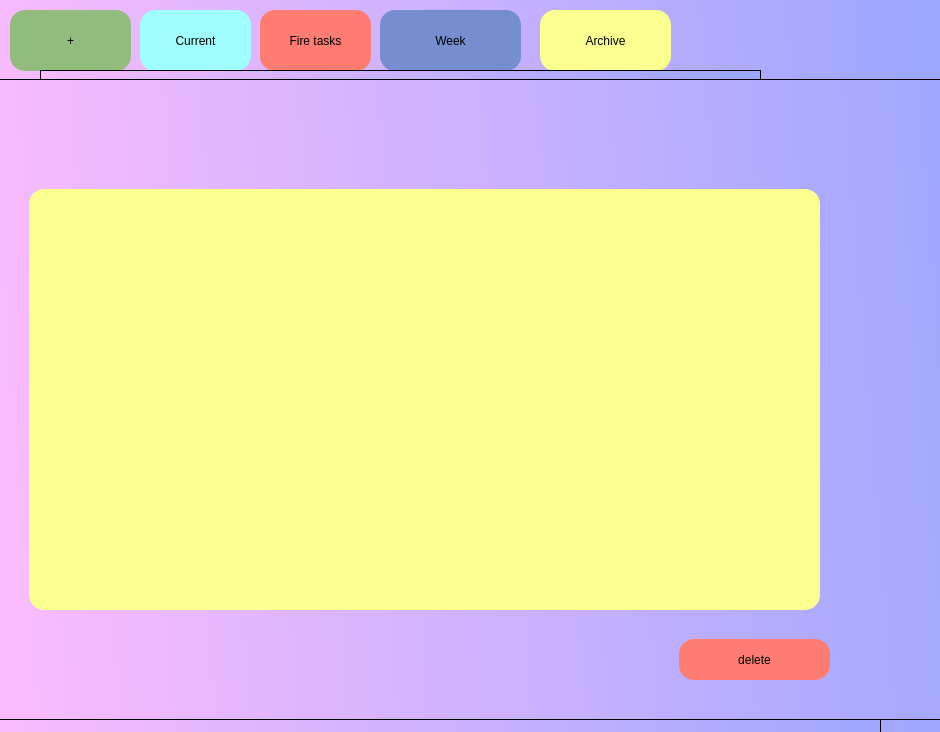
<?xml version="1.0" encoding="UTF-8"?>
<ui version="4.0">
 <class>MainWindow</class>
 <widget class="QMainWindow" name="MainWindow">
  <property name="geometry">
   <rect>
    <x>0</x>
    <y>0</y>
    <width>940</width>
    <height>732</height>
   </rect>
  </property>
  <property name="windowTitle">
   <string>MainWindow</string>
  </property>
  <property name="styleSheet">
   <string notr="true">background-color: qlineargradient(spread:pad, x1:0, y1:0.5, x2:1, y2:0.449, stop:0 rgba(250, 187, 254, 255), stop:1 rgba(156, 167, 255, 255));</string>
  </property>
  <widget class="QWidget" name="centralwidget">
   <widget class="QPushButton" name="addButton">
    <property name="geometry">
     <rect>
      <x>10</x>
      <y>10</y>
      <width>121</width>
      <height>61</height>
     </rect>
    </property>
    <property name="styleSheet">
     <string notr="true">background-color: rgb(145, 188, 125);
font: 75 24pt &quot;MS Shell Dlg 2&quot;;
border-radius: 15px;</string>
    </property>
    <property name="text">
     <string>+</string>
    </property>
   </widget>
   <widget class="QPushButton" name="currButton">
    <property name="geometry">
     <rect>
      <x>140</x>
      <y>10</y>
      <width>111</width>
      <height>61</height>
     </rect>
    </property>
    <property name="styleSheet">
     <string notr="true">font: 75 14pt &quot;MS Shell Dlg 2&quot;;
background-color: rgb(160, 254, 255);
border-radius: 15px;</string>
    </property>
    <property name="text">
     <string>Current</string>
    </property>
   </widget>
   <widget class="QPushButton" name="fireTaskButton">
    <property name="geometry">
     <rect>
      <x>260</x>
      <y>10</y>
      <width>111</width>
      <height>61</height>
     </rect>
    </property>
    <property name="styleSheet">
     <string notr="true">font: 75 14pt &quot;MS Shell Dlg 2&quot;;
background-color: rgb(255, 124, 115);
border-radius: 15px;
border-color: rgb(255, 115, 0);</string>
    </property>
    <property name="text">
     <string>Fire tasks</string>
    </property>
   </widget>
   <widget class="QPushButton" name="weekButton">
    <property name="geometry">
     <rect>
      <x>380</x>
      <y>10</y>
      <width>141</width>
      <height>61</height>
     </rect>
    </property>
    <property name="styleSheet">
     <string notr="true">font: 75 14pt &quot;MS Shell Dlg 2&quot;;
background-color: rgb(118, 141, 206);
border-radius: 15px;</string>
    </property>
    <property name="text">
     <string>Week</string>
    </property>
   </widget>
   <widget class="QPushButton" name="archiveButton">
    <property name="geometry">
     <rect>
      <x>540</x>
      <y>10</y>
      <width>131</width>
      <height>61</height>
     </rect>
    </property>
    <property name="styleSheet">
     <string notr="true">font: 75 14pt &quot;MS Shell Dlg 2&quot;;
background-color: rgb(250, 255, 144);
border-radius:15px;</string>
    </property>
    <property name="text">
     <string>Archive</string>
    </property>
   </widget>
   <widget class="QTableWidget" name="tableWidget">
    <property name="geometry">
     <rect>
      <x>50</x>
      <y>100</y>
      <width>661</width>
      <height>391</height>
     </rect>
    </property>
    <property name="styleSheet">
     <string notr="true">font: 75 14pt &quot;MS Shell Dlg 2&quot;;
background-color: qlineargradient(spread:pad, x1:0, y1:0, x2:1, y2:1, stop:0 rgba(190, 247, 255, 255), stop:1 rgba(184, 255, 207, 255));
border-radius:15px;</string>
    </property>
    <row>
     <property name="text">
      <string>1</string>
     </property>
    </row>
    <row>
     <property name="text">
      <string>2</string>
     </property>
    </row>
    <row>
     <property name="text">
      <string>3</string>
     </property>
    </row>
    <row>
     <property name="text">
      <string>4</string>
     </property>
    </row>
    <row>
     <property name="text">
      <string>5</string>
     </property>
    </row>
    <row>
     <property name="text">
      <string>6</string>
     </property>
    </row>
    <row>
     <property name="text">
      <string>7</string>
     </property>
    </row>
    <row>
     <property name="text">
      <string>8</string>
     </property>
    </row>
    <row>
     <property name="text">
      <string>9</string>
     </property>
    </row>
    <column>
     <property name="text">
      <string>task</string>
     </property>
    </column>
    <column>
     <property name="text">
      <string>deadline</string>
     </property>
    </column>
    <column>
     <property name="text">
      <string>time</string>
     </property>
    </column>
    <column>
     <property name="text">
      <string>difficult</string>
     </property>
    </column>
    <column>
     <property name="text">
      <string>resourses</string>
     </property>
    </column>
   </widget>
   <widget class="QFrame" name="frame">
    <property name="geometry">
     <rect>
      <x>40</x>
      <y>70</y>
      <width>721</width>
      <height>481</height>
     </rect>
    </property>
    <property name="frameShape">
     <enum>QFrame::StyledPanel</enum>
    </property>
    <property name="frameShadow">
     <enum>QFrame::Raised</enum>
    </property>
    <widget class="QLabel" name="lblTaskName">
     <property name="geometry">
      <rect>
       <x>10</x>
       <y>20</y>
       <width>121</width>
       <height>41</height>
      </rect>
     </property>
     <property name="styleSheet">
      <string notr="true">font: 75 14pt &quot;MS Shell Dlg 2&quot;;
background-color: rgb(118, 141, 206);
border-radius: 15px;</string>
     </property>
     <property name="text">
      <string>Task name</string>
     </property>
    </widget>
    <widget class="QLabel" name="deadlineTask">
     <property name="geometry">
      <rect>
       <x>10</x>
       <y>90</y>
       <width>101</width>
       <height>41</height>
      </rect>
     </property>
     <property name="styleSheet">
      <string notr="true">font: 75 14pt &quot;MS Shell Dlg 2&quot;;
background-color: rgb(118, 141, 206);
border-radius: 15px;</string>
     </property>
     <property name="text">
      <string>Deadline</string>
     </property>
    </widget>
    <widget class="QLabel" name="lblDiff">
     <property name="geometry">
      <rect>
       <x>10</x>
       <y>160</y>
       <width>101</width>
       <height>41</height>
      </rect>
     </property>
     <property name="styleSheet">
      <string notr="true">font: 75 14pt &quot;MS Shell Dlg 2&quot;;
background-color: rgb(118, 141, 206);
border-radius: 15px;</string>
     </property>
     <property name="text">
      <string>Difficulty</string>
     </property>
    </widget>
    <widget class="QLabel" name="resoursesLbl">
     <property name="geometry">
      <rect>
       <x>10</x>
       <y>230</y>
       <width>111</width>
       <height>41</height>
      </rect>
     </property>
     <property name="styleSheet">
      <string notr="true">font: 75 14pt &quot;MS Shell Dlg 2&quot;;
background-color: rgb(118, 141, 206);
border-radius: 15px;</string>
     </property>
     <property name="text">
      <string>Resourses</string>
     </property>
    </widget>
    <widget class="QLineEdit" name="lineInputTask">
     <property name="geometry">
      <rect>
       <x>160</x>
       <y>20</y>
       <width>501</width>
       <height>51</height>
      </rect>
     </property>
     <property name="styleSheet">
      <string notr="true">font: 75 14pt &quot;MS Shell Dlg 2&quot;;
background-color: rgb(160, 254, 255);
border-radius: 15px;</string>
     </property>
    </widget>
    <widget class="QDateTimeEdit" name="deadlineTime">
     <property name="geometry">
      <rect>
       <x>160</x>
       <y>90</y>
       <width>251</width>
       <height>41</height>
      </rect>
     </property>
     <property name="styleSheet">
      <string notr="true">font: 75 14pt &quot;MS Shell Dlg 2&quot;;
background-color: rgb(160, 254, 255);
border-radius: 15px;</string>
     </property>
    </widget>
    <widget class="QSlider" name="difficultSlider">
     <property name="geometry">
      <rect>
       <x>170</x>
       <y>170</y>
       <width>160</width>
       <height>22</height>
      </rect>
     </property>
     <property name="styleSheet">
      <string notr="true">font: 75 14pt &quot;MS Shell Dlg 2&quot;;
background-color: rgb(160, 254, 255);
border-radius: 15px;</string>
     </property>
     <property name="orientation">
      <enum>Qt::Horizontal</enum>
     </property>
    </widget>
    <widget class="QLabel" name="outputCountDiff">
     <property name="geometry">
      <rect>
       <x>390</x>
       <y>170</y>
       <width>161</width>
       <height>31</height>
      </rect>
     </property>
     <property name="styleSheet">
      <string notr="true">font: 75 14pt &quot;MS Shell Dlg 2&quot;;
background-color: rgb(160, 254, 255);
border-radius: 15px;</string>
     </property>
     <property name="text">
      <string/>
     </property>
    </widget>
    <widget class="QTextBrowser" name="resoursesList">
     <property name="geometry">
      <rect>
       <x>160</x>
       <y>230</y>
       <width>471</width>
       <height>231</height>
      </rect>
     </property>
     <property name="styleSheet">
      <string notr="true">font: 75 14pt &quot;MS Shell Dlg 2&quot;;
background-color: qlineargradient(spread:pad, x1:0, y1:0, x2:1, y2:1, stop:0 rgba(249, 249, 163, 255), stop:1 rgba(255, 226, 192, 255));
border-radius:15px;</string>
     </property>
    </widget>
    <widget class="QPushButton" name="bthAdd">
     <property name="geometry">
      <rect>
       <x>10</x>
       <y>370</y>
       <width>141</width>
       <height>51</height>
      </rect>
     </property>
     <property name="styleSheet">
      <string notr="true">background-color: rgb(145, 188, 125);
font: 75 20pt &quot;MS Shell Dlg 2&quot;;
border-radius: 15px;</string>
     </property>
     <property name="text">
      <string>Add task</string>
     </property>
    </widget>
    <widget class="QPushButton" name="pushButton">
     <property name="geometry">
      <rect>
       <x>480</x>
       <y>400</y>
       <width>141</width>
       <height>51</height>
      </rect>
     </property>
     <property name="styleSheet">
      <string notr="true">font: 75 10pt &quot;MS Shell Dlg 2&quot;;
background-color: rgb(255, 124, 115);
border-radius: 15px;
border-color: rgb(255, 115, 0);</string>
     </property>
     <property name="text">
      <string>Search resourses</string>
     </property>
    </widget>
   </widget>
   <widget class="QFrame" name="weekFrame">
    <property name="geometry">
     <rect>
      <x>-30</x>
      <y>110</y>
      <width>781</width>
      <height>521</height>
     </rect>
    </property>
    <property name="frameShape">
     <enum>QFrame::StyledPanel</enum>
    </property>
    <property name="frameShadow">
     <enum>QFrame::Raised</enum>
    </property>
    <widget class="QLabel" name="todayLbl">
     <property name="geometry">
      <rect>
       <x>20</x>
       <y>30</y>
       <width>71</width>
       <height>41</height>
      </rect>
     </property>
     <property name="styleSheet">
      <string notr="true">border-radius: 15px;
background-color: qlineargradient(spread:pad, x1:0, y1:0, x2:1, y2:1, stop:0 rgba(180, 247, 250, 255), stop:1 rgba(192, 255, 197, 255));
font: 75 12pt &quot;MS Shell Dlg 2&quot;;</string>
     </property>
     <property name="text">
      <string>Today:</string>
     </property>
    </widget>
    <widget class="QTableWidget" name="todayTableview">
     <property name="geometry">
      <rect>
       <x>130</x>
       <y>30</y>
       <width>391</width>
       <height>101</height>
      </rect>
     </property>
     <property name="styleSheet">
      <string notr="true">border-radius:15px;
background-color: qlineargradient(spread:pad, x1:0, y1:0.523, x2:1, y2:0.557, stop:0 rgba(190, 197, 255, 255), stop:1 rgba(174, 255, 192, 255));
font: 75 14pt &quot;MS Shell Dlg 2&quot;;</string>
     </property>
     <column>
      <property name="text">
       <string>task</string>
      </property>
     </column>
     <column>
      <property name="text">
       <string>difficult</string>
      </property>
     </column>
     <column>
      <property name="text">
       <string>deadline</string>
      </property>
     </column>
    </widget>
    <widget class="QLabel" name="maintaskLbl">
     <property name="geometry">
      <rect>
       <x>20</x>
       <y>160</y>
       <width>71</width>
       <height>31</height>
      </rect>
     </property>
     <property name="styleSheet">
      <string notr="true">border-radius: 15px;
background-color: qlineargradient(spread:pad, x1:0, y1:0.466, x2:1, y2:0.465909, stop:0 rgba(255, 149, 151, 255), stop:1 rgba(255, 244, 207, 255));
font: 75 16pt &quot;MS Shell Dlg 2&quot;;</string>
     </property>
     <property name="text">
      <string>Main:</string>
     </property>
    </widget>
    <widget class="QTableWidget" name="mainTasksView">
     <property name="geometry">
      <rect>
       <x>130</x>
       <y>170</y>
       <width>391</width>
       <height>101</height>
      </rect>
     </property>
     <property name="styleSheet">
      <string notr="true">border-radius:15px;
background-color: qlineargradient(spread:pad, x1:0, y1:0.630682, x2:1, y2:0.688, stop:0 rgba(253, 220, 220, 255), stop:1 rgba(204, 194, 255, 255));
font: 75 14pt &quot;MS Shell Dlg 2&quot;;</string>
     </property>
     <column>
      <property name="text">
       <string>task</string>
      </property>
     </column>
     <column>
      <property name="text">
       <string>difficult</string>
      </property>
     </column>
     <column>
      <property name="text">
       <string>deadline</string>
      </property>
     </column>
    </widget>
   </widget>
   <widget class="QFrame" name="fireTasksFrame">
    <property name="geometry">
     <rect>
      <x>-20</x>
      <y>80</y>
      <width>901</width>
      <height>671</height>
     </rect>
    </property>
    <property name="frameShape">
     <enum>QFrame::StyledPanel</enum>
    </property>
    <property name="frameShadow">
     <enum>QFrame::Raised</enum>
    </property>
    <widget class="QTableWidget" name="firedTable">
     <property name="geometry">
      <rect>
       <x>50</x>
       <y>70</y>
       <width>561</width>
       <height>341</height>
      </rect>
     </property>
     <property name="styleSheet">
      <string notr="true">background-color: qlineargradient(spread:pad, x1:0, y1:0, x2:1, y2:1, stop:0 rgba(255, 251, 134, 255), stop:1 rgba(255, 169, 112, 255));
border-radius:15px;
font: 75 14pt &quot;MS Shell Dlg 2&quot;;</string>
     </property>
     <column>
      <property name="text">
       <string>task</string>
      </property>
     </column>
     <column>
      <property name="text">
       <string>resourses</string>
      </property>
     </column>
     <column>
      <property name="text">
       <string>deadline</string>
      </property>
     </column>
    </widget>
    <widget class="QLabel" name="firePng">
     <property name="geometry">
      <rect>
       <x>60</x>
       <y>430</y>
       <width>71</width>
       <height>71</height>
      </rect>
     </property>
     <property name="styleSheet">
      <string notr="true">background-color: rgba(255, 255, 255, 0);</string>
     </property>
     <property name="text">
      <string/>
     </property>
     <property name="pixmap">
      <pixmap>D:/Apps/imgonline-com-ua-Resize-SaP3ra2s6GBPUg.png</pixmap>
     </property>
    </widget>
    <widget class="QLabel" name="firePng_2">
     <property name="geometry">
      <rect>
       <x>140</x>
       <y>430</y>
       <width>71</width>
       <height>71</height>
      </rect>
     </property>
     <property name="styleSheet">
      <string notr="true">background-color: rgba(255, 255, 255, 0);</string>
     </property>
     <property name="text">
      <string/>
     </property>
     <property name="pixmap">
      <pixmap>D:/Apps/imgonline-com-ua-Resize-SaP3ra2s6GBPUg.png</pixmap>
     </property>
    </widget>
    <widget class="QLabel" name="firePng_3">
     <property name="geometry">
      <rect>
       <x>240</x>
       <y>430</y>
       <width>71</width>
       <height>71</height>
      </rect>
     </property>
     <property name="styleSheet">
      <string notr="true">background-color: rgba(255, 255, 255, 0);</string>
     </property>
     <property name="text">
      <string/>
     </property>
     <property name="pixmap">
      <pixmap>D:/Apps/imgonline-com-ua-Resize-SaP3ra2s6GBPUg.png</pixmap>
     </property>
    </widget>
    <widget class="QLabel" name="firePng_4">
     <property name="geometry">
      <rect>
       <x>330</x>
       <y>430</y>
       <width>71</width>
       <height>71</height>
      </rect>
     </property>
     <property name="styleSheet">
      <string notr="true">background-color: rgba(255, 255, 255, 0);</string>
     </property>
     <property name="text">
      <string/>
     </property>
     <property name="pixmap">
      <pixmap>D:/Apps/imgonline-com-ua-Resize-SaP3ra2s6GBPUg.png</pixmap>
     </property>
    </widget>
   </widget>
   <widget class="QFrame" name="archiveData">
    <property name="geometry">
     <rect>
      <x>-11</x>
      <y>79</y>
      <width>1021</width>
      <height>641</height>
     </rect>
    </property>
    <property name="frameShape">
     <enum>QFrame::StyledPanel</enum>
    </property>
    <property name="frameShadow">
     <enum>QFrame::Raised</enum>
    </property>
    <widget class="QPushButton" name="delArchive">
     <property name="geometry">
      <rect>
       <x>690</x>
       <y>560</y>
       <width>151</width>
       <height>41</height>
      </rect>
     </property>
     <property name="styleSheet">
      <string notr="true">font: 75 14pt &quot;MS Shell Dlg 2&quot;;
background-color: rgb(255, 124, 115);
border-radius: 15px;
border-color: rgb(255, 115, 0);</string>
     </property>
     <property name="text">
      <string>delete</string>
     </property>
    </widget>
    <widget class="QTextBrowser" name="arcTaskView">
     <property name="geometry">
      <rect>
       <x>40</x>
       <y>110</y>
       <width>791</width>
       <height>421</height>
      </rect>
     </property>
     <property name="styleSheet">
      <string notr="true">font: 75 14pt &quot;MS Shell Dlg 2&quot;;
background-color: rgb(250, 255, 144);
border-radius:15px;</string>
     </property>
    </widget>
   </widget>
  </widget>
 </widget>
 <resources/>
 <connections/>
</ui>
